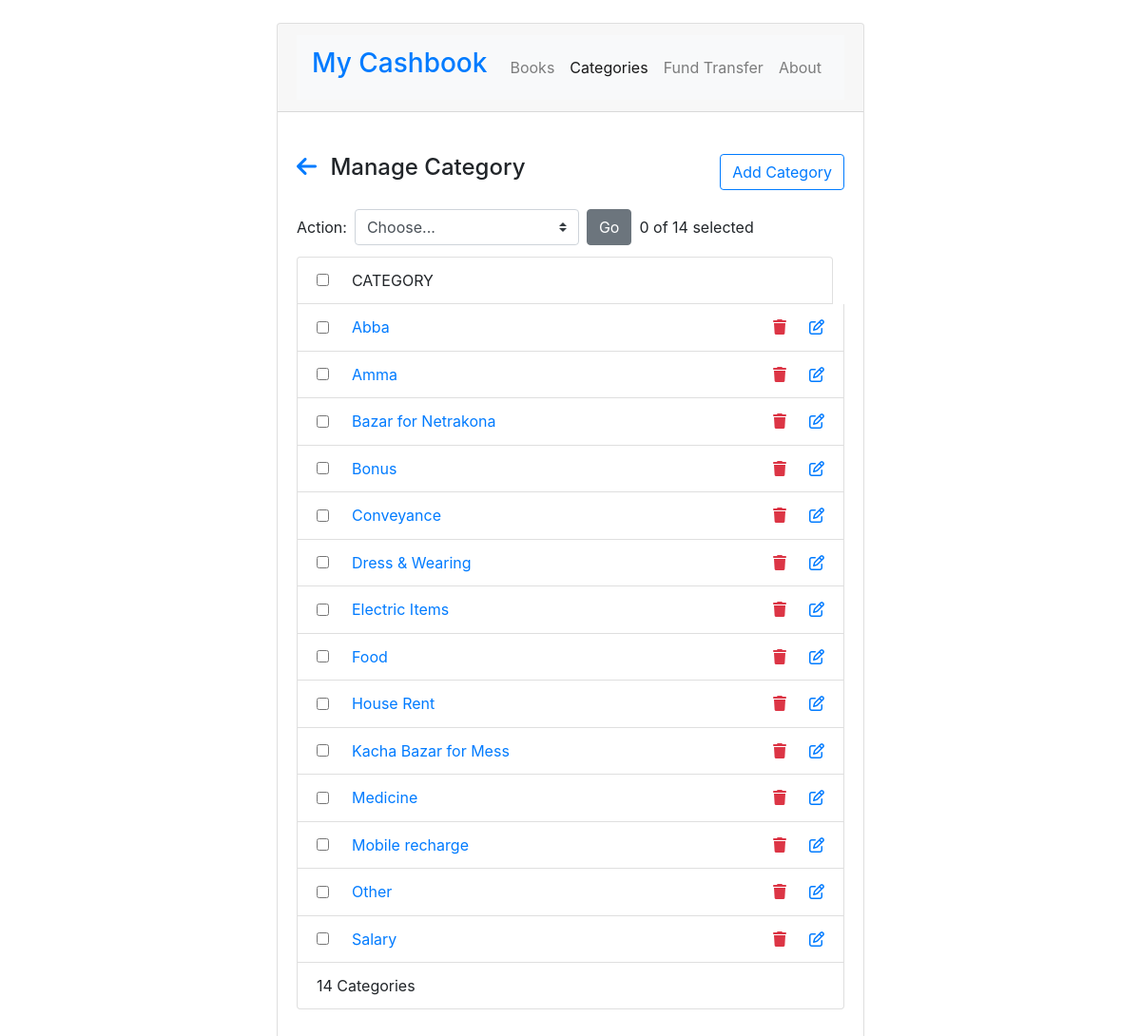
/cashbook/category/, run on the app's committed database.
### cashbook/models.py (models this page shows, shortened)
class Category(models.Model):
    name = models.CharField(max_length=20)

### cashbook/views.py (the view)
# urls.py: path('category/', views.manage_category, name='manage_category'),
def manage_category(request):
    categories = Category.objects.order_by("name")
    total_categories = categories.count()
    context = {
        'categories'    : categories,
        'total_categories' : total_categories
    }
    return render(request, 'cashbook/category/manage_category.html', context)

### cashbook/templates/cashbook/category/manage_category.html (shortened to what this page needs)
{% extends "cashbook/base.html" %}
{% block content %}
<div class="card-body">
    <div class="d-flex justify-content-between mt-4">
        <h4 ><a href="{% url 'cashbook:index' %}" type="button" class="mr-2"> <i class="fa fa-arrow-left"></i> </a> Manage Category</h4>
        <a href="" class="btn btn-outline-primary">Add Category</a>
    </div>
    <form class="form-inline mt-3">
        <label class="my-1 mr-2" for="inlineFormCustomSelectPref">Action: </label>
        <select class="custom-select my-1 mr-sm-2" id="inlineFormCustomSelectPref">
          <option selected>Choose...</option>
        </select>
        <button type="submit" class="btn btn-secondary my-1 mr-2">Go</button>
        <span>0 of {{ total_categories }} selected</span>
      </form>
    <ul class="list-group mt-2">
        <li class="list-group-item form-check form-check-inline">
            <div class="form-check form-check-inline">
                <input class="form-check-input mr-4" type="checkbox" id="inlineCheckbox1" value="option1">
                <label class="form-check-label text-uppercase" for="inlineCheckbox1">Category</label>
            </div>
        </li>
        {% for category in categories %}
        <li class="list-group-item ">
            <div class="form-check form-check-inline">
                <input class="form-check-input mr-4" type="checkbox" id="inlineCheckbox1" value="option1">
                <label class="form-check-label" for="inlineCheckbox1">
                    <a href="" class="text-decoration-none">{{ category.name }}</a>
                </label>
            </div>
            <a href="" class="text-decoration-none button float-right d-inline">
                <i class="fa-regular fa-pen-to-square"></i>
            </a>
            <form action="" method="post" class="float-right d-inline pr-4">
                <a href=""  type="submit" id="button-addon2" class="text-decoration-none">
                  <i class="fa-solid fa-trash text-danger"></i>
                </a>
            </form>
        </li>
        {% endfor %}
        <li class="list-group-item"><span>{{ total_categories }} Categories </span></li>
      </ul>
</div>
{% endblock %}

### data on the page
Category: name "Abba"
Category: name "Amma"
Category: name "Bazar for Netrakona"
Category: name "Bonus"
Category: name "Conveyance"
Category: name "Dress & Wearing"
Category: name "Electric Items"
Category: name "Food"
Category: name "House Rent"
Category: name "Kacha Bazar for Mess"
Category: name "Medicine"
Category: name "Mobile recharge"
Category: name "Other"
Category: name "Salary"

### other printed values
{{ total_categories }} "14"
